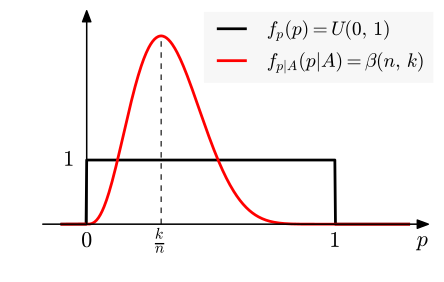

Write the Python code that produced this figure.
import matplotlib.pyplot as plt
import numpy as np
import math

from matplotlib import rc

__author__ = 'ernesto'

# if use latex or mathtext
rc('text', usetex=False)


#####################################
# PARAMETERS - This can be modified #
#####################################

# beta distribution parameters
n = 10
k = 3

# range of x of interest
x0 = 0
x1 = 1

# extension to the left and right of the range of interest
delta_xi = 0.1
delta_xs = 0.3
delta_y = 0.4
# number of samples in an interval of length 0.1
npoints = 40

#####################
# END OF PARAMETERS #
#####################

# abscissa values
xinf = x0 - delta_xi
xsup = x1 + delta_xs
x = np.arange(xinf, xsup, 0.1 / npoints)

# index of 0
idx_0 = int(round((x0 - xinf) / 0.1 * npoints))
# index of 1
idx_1 = int(round((x1 - xinf) / 0.1 * npoints))

# uniform density
uniform_pdf = np.zeros(x.shape)
uniform_pdf[idx_0 : idx_1+1] = 1

# beta density
beta_pdf = np.zeros(x.shape)
beta_pdf[idx_0: idx_1+1] = math.factorial(n+1)/(math.factorial(n-k)*math.factorial(k))\
                            * np.power(x[idx_0: idx_1+1], k) * (np.power(1-x[idx_0: idx_1+1], n-k))

ind_max = np.argmax(beta_pdf)
print("argmax of beta density: {}".format(x[ind_max]))
print("k/n: {}".format(k/n))

# axis parameters
dx = 0.08
xmin = xinf - dx
xmax = xsup + dx

ymax = beta_pdf[ind_max] + delta_y
ymin = -delta_y

# vertical tick margin
vtm = -0.36
# horizontal tick margin
htm = -0.05
# font size
fontsize = 16
bggrey = 0.97
# dashes length/space
dashed = (4, 4)

fig = plt.figure(0, figsize=(5, 3), frameon=False)
ax = fig.add_subplot(111)

plt.xlim(xmin, xmax)
plt.ylim(ymin, ymax)


# axis arrows
plt.annotate("", xytext=(xmin, 0), xycoords='data', xy=(xmax, 0), textcoords='data',
             arrowprops=dict(width=0.1, headwidth=6, headlength=8, facecolor='black', shrink=0.002))
plt.annotate("", xytext=(0, 0), xycoords='data', xy=(0, ymax), textcoords='data',
             arrowprops=dict(width=0.1, headwidth=6, headlength=8, facecolor='black', shrink=0.002))
plt.plot(x, uniform_pdf, 'k', linewidth=2)
plt.plot(x, beta_pdf, 'r', linewidth=2)

# legend
leg = plt.legend(['$f_p(p)=U(0,\,1)$', r'$f_{p|A}(p|A)=\beta(n,\,k)$'], loc=(0.42, 0.7), fontsize=14)
leg.get_frame().set_facecolor(bggrey*np.ones((3,)))
leg.get_frame().set_edgecolor(bggrey*np.ones((3,)))
# xlabels and xtickslabels
plt.plot([k/n, k/n], [0, beta_pdf[ind_max]], 'k--', linewidth=0.8, dashes=dashed)
plt.text(xmax, vtm, '$p$', fontsize=fontsize, ha='right', va='baseline')
plt.text(0, vtm, '$0$', fontsize=fontsize, ha='center', va='baseline')
plt.text(1, vtm, '$1$', fontsize=fontsize, ha='center', va='baseline')
plt.text(k/n, vtm, r'$\frac{k}{n}$', fontsize=fontsize, ha='center', va='baseline')
# ylabels and ytickslabels
plt.text(htm, 1, '$1$', fontsize=fontsize, ha='right', va='center')

plt.axis('off')

# save as eps image
plt.savefig('flip_coin_posterior_probability.pdf', bbox_inches='tight')
plt.show()
